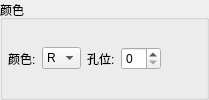
                <widget class="QGroupBox" name="groupBox_7">
                 <property name="title">
                  <string>颜色</string>
                 </property>
                 <layout class="QHBoxLayout" name="horizontalLayout_3">
                  <property name="leftMargin">
                   <number>5</number>
                  </property>
                  <property name="topMargin">
                   <number>3</number>
                  </property>
                  <property name="rightMargin">
                   <number>5</number>
                  </property>
                  <property name="bottomMargin">
                   <number>3</number>
                  </property>
                  <item>
                   <widget class="QLabel" name="label_17">
                    <property name="text">
                     <string>颜色:</string>
                    </property>
                   </widget>
                  </item>
                  <item>
                   <widget class="QComboBox" name="comboBox_color">
                    <property name="maximumSize">
                     <size>
                      <width>40</width>
                      <height>16777215</height>
                     </size>
                    </property>
                    <property name="currentIndex">
                     <number>0</number>
                    </property>
                    <item>
                     <property name="text">
                      <string>R</string>
                     </property>
                    </item>
                    <item>
                     <property name="text">
                      <string>G</string>
                     </property>
                    </item>
                    <item>
                     <property name="text">
                      <string>B</string>
                     </property>
                    </item>
                    <item>
                     <property name="text">
                      <string>--</string>
                     </property>
                    </item>
                   </widget>
                  </item>
                  <item>
                   <widget class="QLabel" name="label_18">
                    <property name="text">
                     <string>孔位:</string>
                    </property>
                   </widget>
                  </item>
                  <item>
                   <widget class="QSpinBox" name="spinBox_colorSlot">
                    <property name="minimumSize">
                     <size>
                      <width>40</width>
                      <height>0</height>
                     </size>
                    </property>
                    <property name="maximum">
                     <number>6</number>
                    </property>
                   </widget>
                  </item>
                  <item>
                   <spacer name="horizontalSpacer_20">
                    <property name="orientation">
                     <enum>Qt::Horizontal</enum>
                    </property>
                    <property name="sizeHint" stdset="0">
                     <size>
                      <width>40</width>
                      <height>20</height>
                     </size>
                    </property>
                   </spacer>
                  </item>
                 </layout>
                </widget>
